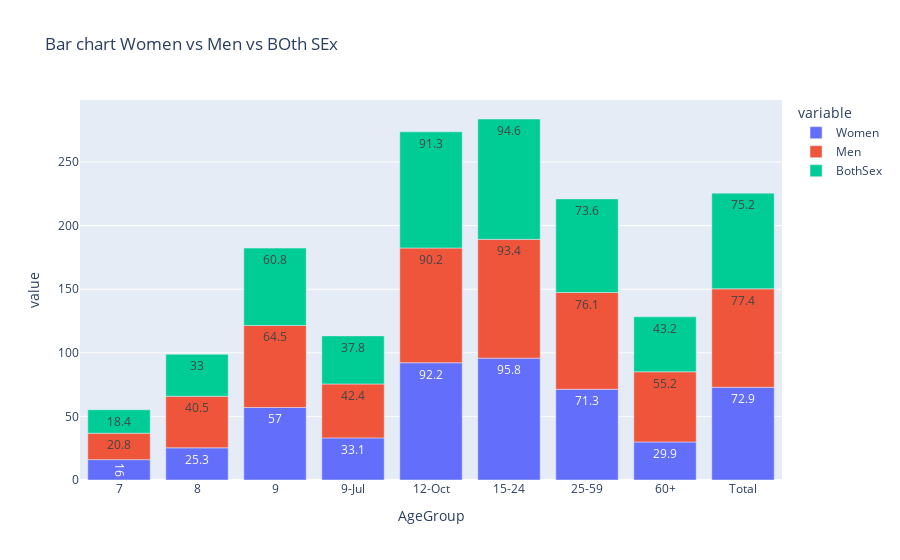

The cell this chart's notebook holds for it:
### Code cell
df.columns

df.describe()

df2=df['AgeGroup'].astype(str)

df['AgeGroup'].astype('string') 

df['Women'] = pd.to_numeric(df['Women'],errors = 'coerce')

df['Men'] = pd.to_numeric(df['Men'],errors = 'coerce')


df['BothSex'] = pd.to_numeric(df['BothSex'],errors = 'coerce')

print(df.info())

print(df)

fig = px.bar(df, x='AgeGroup', y=["Women", "Men", "BothSex"], title="Bar chart Women vs Men vs BOth SEx",text_auto=True)
fig.show()

### Figure 1 — Plotly figure (JSON) as saved in the notebook; plotly's stock layout.template omitted (floating-point values rounded to 4 significant figures)
{"data": [{"alignmentgroup": "True", "hovertemplate": "variable=Women<br>AgeGroup=%{x}<br>value=%{y}<extra></extra>", "legendgroup": "Women", "marker": {"color": "#636efa", "pattern": {"shape": ""}}, "name": "Women", "offsetgroup": "Women", "orientation": "v", "showlegend": true, "textposition": "auto", "texttemplate": "%{y}", "type": "bar", "x": ["7", "8", "9", "9-Jul", "12-Oct", "15-24", "25-59", "60+", "Total"], "xaxis": "x", "y": [16, 25.3, 57, 33.1, 92.2, 95.8, 71.3, 29.9, 72.9], "yaxis": "y"}, {"alignmentgroup": "True", "hovertemplate": "variable=Men<br>AgeGroup=%{x}<br>value=%{y}<extra></extra>", "legendgroup": "Men", "marker": {"color": "#EF553B", "pattern": {"shape": ""}}, "name": "Men", "offsetgroup": "Men", "orientation": "v", "showlegend": true, "textposition": "auto", "texttemplate": "%{y}", "type": "bar", "x": ["7", "8", "9", "9-Jul", "12-Oct", "15-24", "25-59", "60+", "Total"], "xaxis": "x", "y": [20.8, 40.5, 64.5, 42.4, 90.2, 93.4, 76.1, 55.2, 77.4], "yaxis": "y"}, {"alignmentgroup": "True", "hovertemplate": "variable=BothSex<br>AgeGroup=%{x}<br>value=%{y}<extra></extra>", "legendgroup": "BothSex", "marker": {"color": "#00cc96", "pattern": {"shape": ""}}, "name": "BothSex", "offsetgroup": "BothSex", "orientation": "v", "showlegend": true, "textposition": "auto", "texttemplate": "%{y}", "type": "bar", "x": ["7", "8", "9", "9-Jul", "12-Oct", "15-24", "25-59", "60+", "Total"], "xaxis": "x", "y": [18.4, 33, 60.8, 37.8, 91.3, 94.6, 73.6, 43.2, 75.2], "yaxis": "y"}], "layout": {"barmode": "relative", "legend": {"title": {"text": "variable"}, "tracegroupgap": 0}, "title": {"text": "Bar chart Women vs Men vs BOth SEx"}, "xaxis": {"anchor": "y", "domain": [0, 1], "title": {"text": "AgeGroup"}}, "yaxis": {"anchor": "x", "domain": [0, 1], "title": {"text": "value"}}}}
